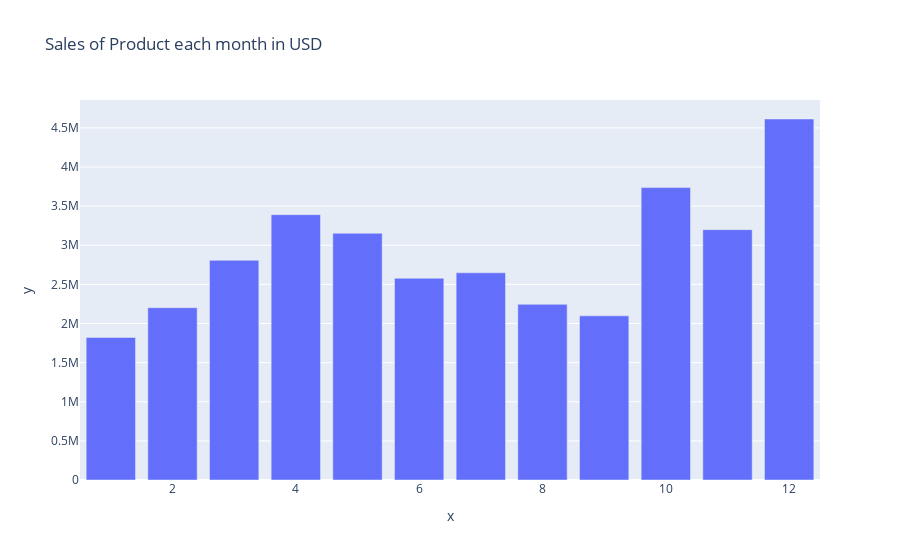

The notebook cell saved with this chart:
### Code cell
fig = px.bar(data_frame=df, 
       x = df.groupby('month')['Sales'].sum().index, 
       y = df.groupby('month')['Sales'].sum(),
      title='Sales of Product each month in USD')
fig.show()

### Figure 1 — Plotly figure (JSON) as saved in the notebook; plotly's stock layout.template omitted (floating-point values rounded to 4 significant figures)
{"data": [{"alignmentgroup": "True", "hovertemplate": "x=%{x}<br>y=%{y}<extra></extra>", "legendgroup": "", "marker": {"color": "#636efa", "pattern": {"shape": ""}}, "name": "", "offsetgroup": "", "orientation": "v", "showlegend": false, "textposition": "auto", "type": "bar", "x": [1, 2, 3, 4, 5, 6, 7, 8, 9, 10, 11, 12], "xaxis": "x", "y": [1822000.0, 2202000.0, 2807000.0, 3391000.0, 3153000.0, 2578000.0, 2648000.0, 2244000.0, 2098000.0, 3737000.0, 3200000.0, 4613000.0], "yaxis": "y"}], "layout": {"barmode": "relative", "legend": {"tracegroupgap": 0}, "title": {"text": "Sales of Product each month in USD"}, "xaxis": {"anchor": "y", "domain": [0, 1], "title": {"text": "x"}}, "yaxis": {"anchor": "x", "domain": [0, 1], "title": {"text": "y"}}}}
